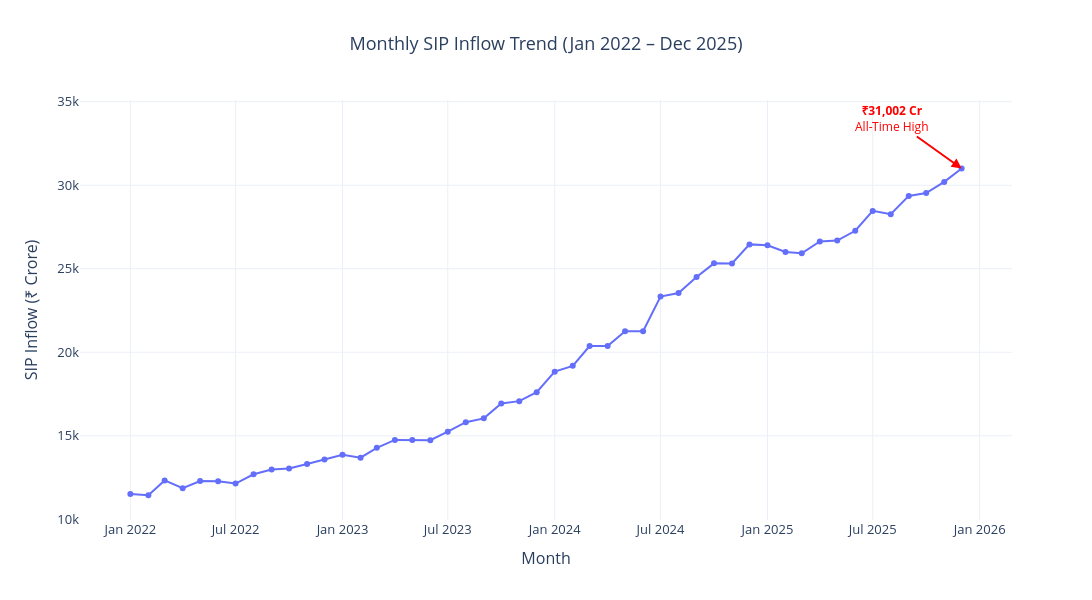

Notebook code cell kept with this figure:
### Markdown cell above
### Task-3 : Monthly SIP Inflow Trend (2022–2025)

### Code cell
# ==========================================================
# TASK 3 : Monthly SIP Inflow Trend (2022–2025)
# ==========================================================

# Convert month column to datetime
sip["month"] = pd.to_datetime(sip["month"])

# Create Plotly line chart
fig = px.line(
    sip,
    x="month",
    y="sip_inflow_crore",
    markers=True,
    title="Monthly SIP Inflow Trend (Jan 2022 – Dec 2025)",
    labels={
        "month": "Month",
        "sip_inflow_crore": "SIP Inflow (₹ Crore)"
    }
)

# Highlight all-time high
fig.add_annotation(
    x=pd.Timestamp("2025-12-01"),
    y=31002,
    text="<b>₹31,002 Cr</b><br>All-Time High",
    showarrow=True,
    arrowhead=2,
    arrowsize=1,
    arrowwidth=2,
    arrowcolor="red",
    ax=-70,
    ay=-50,
    font=dict(
        size=12,
        color="red"
    )
)

# Improve layout
fig.update_layout(
    template="plotly_white",
    height=600,
    width=1200,
    title_x=0.5,
    hovermode="x unified",
    font=dict(size=13)
)

# Save chart
fig.write_html("../reports/charts/sip_trend.html")

fig.show()

### Figure 1 — Plotly figure (JSON) as saved in the notebook; plotly's stock layout.template omitted (floating-point values rounded to 4 significant figures)
{"data": [{"hovertemplate": "Month=%{x}<br>SIP Inflow (₹ Crore)=%{y}<extra></extra>", "legendgroup": "", "line": {"color": "#636efa", "dash": "solid"}, "marker": {"symbol": "circle"}, "mode": "lines+markers", "name": "", "orientation": "v", "showlegend": false, "type": "scatter", "x": ["2022-01-01T00:00:00", "2022-02-01T00:00:00", "2022-03-01T00:00:00", "2022-04-01T00:00:00", "2022-05-01T00:00:00", "2022-06-01T00:00:00", "2022-07-01T00:00:00", "2022-08-01T00:00:00", "2022-09-01T00:00:00", "2022-10-01T00:00:00", "2022-11-01T00:00:00", "2022-12-01T00:00:00", "2023-01-01T00:00:00", "2023-02-01T00:00:00", "2023-03-01T00:00:00", "2023-04-01T00:00:00", "2023-05-01T00:00:00", "2023-06-01T00:00:00", "2023-07-01T00:00:00", "2023-08-01T00:00:00", "2023-09-01T00:00:00", "2023-10-01T00:00:00", "2023-11-01T00:00:00", "2023-12-01T00:00:00", "2024-01-01T00:00:00", "2024-02-01T00:00:00", "2024-03-01T00:00:00", "2024-04-01T00:00:00", "2024-05-01T00:00:00", "2024-06-01T00:00:00", "2024-07-01T00:00:00", "2024-08-01T00:00:00", "2024-09-01T00:00:00", "2024-10-01T00:00:00", "2024-11-01T00:00:00", "2024-12-01T00:00:00", "2025-01-01T00:00:00", "2025-02-01T00:00:00", "2025-03-01T00:00:00", "2025-04-01T00:00:00", "2025-05-01T00:00:00", "2025-06-01T00:00:00", "2025-07-01T00:00:00", "2025-08-01T00:00:00", "2025-09-01T00:00:00", "2025-10-01T00:00:00", "2025-11-01T00:00:00", "2025-12-01T00:00:00"], "xaxis": "x", "y": [11517, 11438, 12328, 11863, 12286, 12276, 12140, 12694, 12976, 13040, 13306, 13573, 13856, 13687, 14276, 14749, 14749, 14734, 15245, 15814, 16042, 16928, 17073, 17610, 18838, 19187, 20371, 20371, 21262, 21262, 23332, 23547, 24509, 25323, 25320, 26459, 26400, 25999, 25926, 26632, 26688, 27274, 28464, 28265, 29361, 29529, 30200, 31002], "yaxis": "y"}], "layout": {"annotations": [{"arrowcolor": "red", "arrowhead": 2, "arrowsize": 1, "arrowwidth": 2, "ax": -70, "ay": -50, "font": {"color": "red", "size": 12}, "showarrow": true, "text": "<b>₹31,002 Cr</b><br>All-Time High", "x": "2025-12-01T00:00:00", "y": 31002}], "font": {"size": 13}, "height": 600, "hovermode": "x unified", "legend": {"tracegroupgap": 0}, "title": {"text": "Monthly SIP Inflow Trend (Jan 2022 – Dec 2025)", "x": 0.5}, "width": 1200, "xaxis": {"anchor": "y", "domain": [0, 1], "title": {"text": "Month"}}, "yaxis": {"anchor": "x", "domain": [0, 1], "title": {"text": "SIP Inflow (₹ Crore)"}}}}
